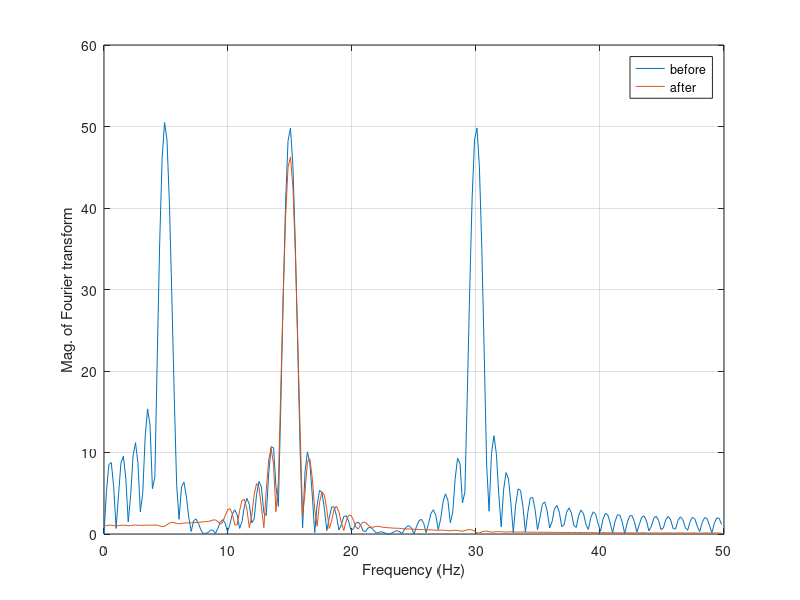

The MATLAB script that drew this image:
%% Filter Design
% This demonstration designs a filter with the Signal Processing Toolbox and
% applies it to a signal made up of harmonic components. 

% Copyright 1988-2004 The MathWorks, Inc.
% $Revision: 1.7.4.2 $ $Date: 2005/06/16 08:16:17 $

%%
% Here's an example of filtering with the Signal Processing Toolbox.  First
% make a signal with three sinusoidal components (at frequencies of 5, 15, and
% 30 Hz).

Fs = 100;
t = (1:100)/Fs;
s1 = sin(2*pi*t*5); s2=sin(2*pi*t*15); s3=sin(2*pi*t*30);
s = s1+s2+s3;
plot(t,s);
xlabel('Time (seconds)'); ylabel('Time waveform');

%%
% To design a filter to keep the 15 Hz sinusoid and get rid of the 5 and 30 Hz
% sinusoids, we create an eighth order IIR filter with a passband from 10 to 20
% Hz.  Here is its frequency response.  The filter was created with the ELLIP
% command.

[b,a] = ellip(4,0.1,40,[10 20]*2/Fs);
[H,w] = freqz(b,a,512);
plot(w*Fs/(2*pi),abs(H));
xlabel('Frequency (Hz)'); ylabel('Mag. of frequency response');
grid;

%%
% After filtering, we see the signal is a 15 Hz sinusoid, exactly as expected.

sf = filter(b,a,s);
plot(t,sf);
xlabel('Time (seconds)');
ylabel('Time waveform');
axis([0 1 -1 1]);

%%
% Finally, here is the frequency content of the signal before and after
% filtering.  Notice the peaks at 5 and 30 Hz have been effectively eliminated.

S = fft(s,512);
SF = fft(sf,512);
w = (0:255)/256*(Fs/2);
plot(w,abs([S(1:256)' SF(1:256)']));
xlabel('Frequency (Hz)'); ylabel('Mag. of Fourier transform');
grid;
legend({'before','after'})

